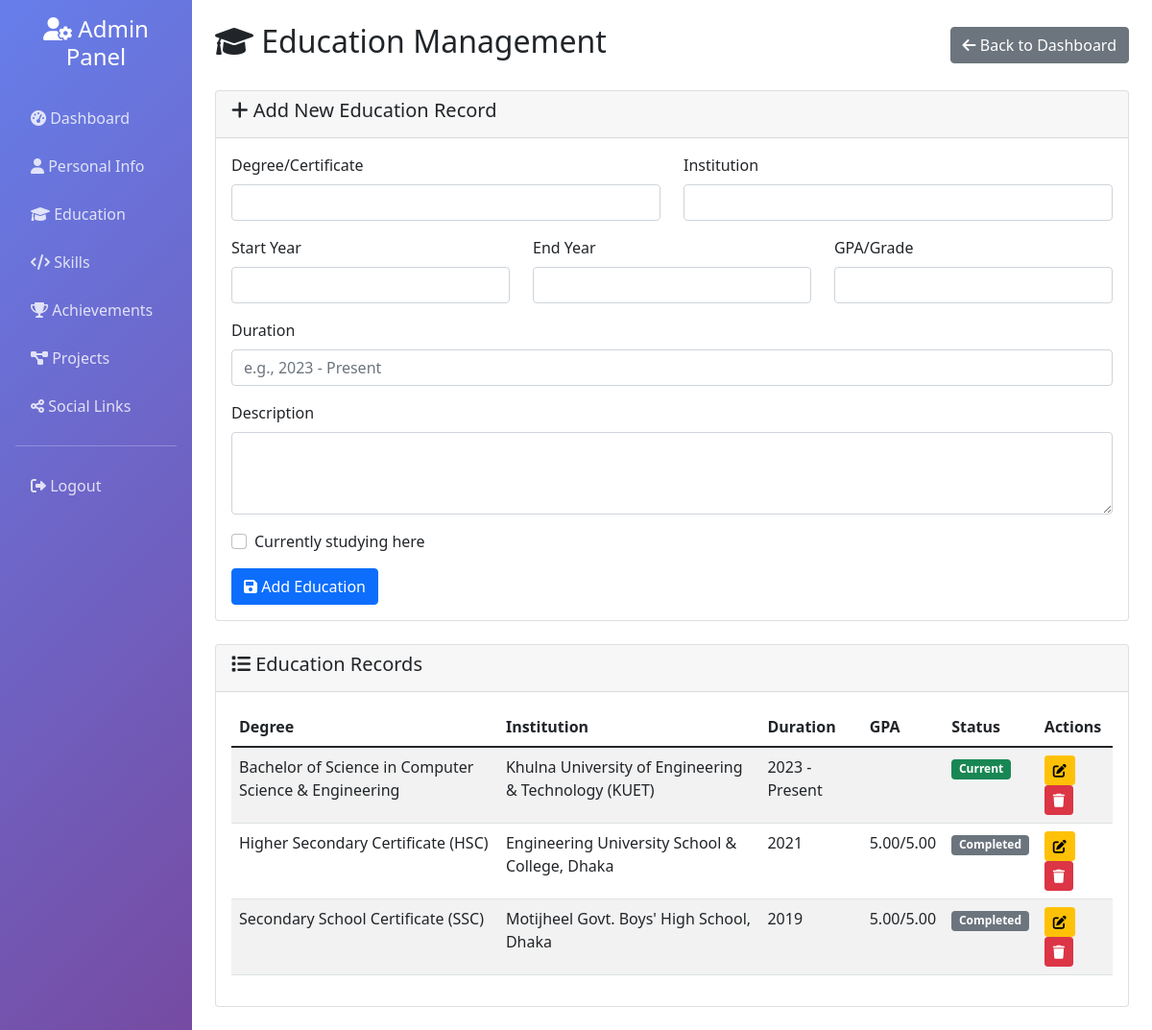
The app's page /admin/education.php (signed in) with its own data.
### tables this page shows
CREATE TABLE `education` (
    `id` int(11) NOT NULL AUTO_INCREMENT,
    `degree` varchar(200) NOT NULL,
    `institution` varchar(200) NOT NULL,
    `duration` varchar(100) DEFAULT NULL,
    `gpa` varchar(20) DEFAULT NULL,
    `description` text DEFAULT NULL,
    `year_start` year(4) DEFAULT NULL,
    `year_end` year(4) DEFAULT NULL,
    `is_current` tinyint(1) DEFAULT 0,
    `logo_url` varchar(255) DEFAULT NULL,
    `created_at` timestamp NOT NULL DEFAULT CURRENT_TIMESTAMP,
    PRIMARY KEY (`id`)
);

### admin/education.php (the view, shortened to what this page needs)
<?php
$database = new Database();
$conn = $database->getConnection();
$stmt = $conn->prepare("SELECT * FROM education ORDER BY year_start DESC");
$stmt->execute();
$education_records = $stmt->fetchAll(PDO::FETCH_ASSOC);
$edit_record = null;
?>
<!DOCTYPE html>
<html lang="en">
<head>
    <link href="https://cdn.jsdelivr.net/npm/bootstrap@5.1.3/dist/css/bootstrap.min.css" rel="stylesheet">
    <link href="https://cdnjs.cloudflare.com/ajax/libs/font-awesome/6.0.0/css/all.min.css" rel="stylesheet">
</head>
<body>
    <div class="container-fluid">
        <div class="row">
            <div class="col-md-2 sidebar p-3">
                <div class="text-center text-white mb-4">
                    <h4><i class="fas fa-user-cog"></i> Admin Panel</h4>
                </div>
                <nav class="nav flex-column">
                    <a class="nav-link" href="dashboard.php">
                        <i class="fas fa-tachometer-alt"></i> Dashboard
                    </a>
                    <a class="nav-link" href="personal_info.php">
                        <i class="fas fa-user"></i> Personal Info
                    </a>
                    <a class="nav-link active" href="education.php">
                        <i class="fas fa-graduation-cap"></i> Education
                    </a>
                    <a class="nav-link" href="skills.php">
                        <i class="fas fa-code"></i> Skills
                    </a>
                    <a class="nav-link" href="achievements.php">
                        <i class="fas fa-trophy"></i> Achievements
                    </a>
                    <a class="nav-link" href="projects.php">
                        <i class="fas fa-project-diagram"></i> Projects
                    </a>
                    <a class="nav-link" href="social_links.php">
                        <i class="fas fa-share-alt"></i> Social Links
                    </a>
                    <hr class="text-white">
                    <a class="nav-link" href="logout.php">
                        <i class="fas fa-sign-out-alt"></i> Logout
                    </a>
                </nav>
            </div>
            <div class="col-md-10 p-4">
                <div class="d-flex justify-content-between align-items-center mb-4">
                    <h2><i class="fas fa-graduation-cap"></i> Education Management</h2>
                    <a href="dashboard.php" class="btn btn-secondary">
                        <i class="fas fa-arrow-left"></i> Back to Dashboard
                    </a>
                </div>
                <div class="card mb-4">
                    <div class="card-header">
                        <h5>
                            <i class="fas fa-plus"></i>
                            <?php echo $edit_record ? 'Edit Education Record' : 'Add New Education Record'; ?>
                        </h5>
                    </div>
                    <div class="card-body">
                        <form method="POST">
                            <div class="row">
                                <div class="col-md-6 mb-3">
                                    <label for="degree" class="form-label">Degree/Certificate</label>
                                    <input type="text" class="form-control" id="degree" name="degree"
                                        value="<?php echo $edit_record ? $edit_record['degree'] : ''; ?>" required>
                                </div>
                                <div class="col-md-6 mb-3">
                                    <label for="institution" class="form-label">Institution</label>
                                    <input type="text" class="form-control" id="institution" name="institution"
                                        value="<?php echo $edit_record ? $edit_record['institution'] : ''; ?>" required>
                                </div>
                            </div>
                            <div class="row">
                                <div class="col-md-4 mb-3">
                                    <label for="year_start" class="form-label">Start Year</label>
                                    <input type="number" class="form-control" id="year_start" name="year_start"
                                        value="<?php echo $edit_record ? $edit_record['year_start'] : ''; ?>" min="1990" max="2030">
                                </div>
                                <div class="col-md-4 mb-3">
                                    <label for="year_end" class="form-label">End Year</label>
                                    <input type="number" class="form-control" id="year_end" name="year_end"
                                        value="<?php echo $edit_record ? $edit_record['year_end'] : ''; ?>" min="1990" max="2030">
                                </div>
                                <div class="col-md-4 mb-3">
                                    <label for="gpa" class="form-label">GPA/Grade</label>
                                    <input type="text" class="form-control" id="gpa" name="gpa"
                                        value="<?php echo $edit_record ? $edit_record['gpa'] : ''; ?>">
                                </div>
                            </div>
                            <div class="mb-3">
                                <label for="duration" class="form-label">Duration</label>
                                <input type="text" class="form-control" id="duration" name="duration"
                                    value="<?php echo $edit_record ? $edit_record['duration'] : ''; ?>"
                                    placeholder="e.g., 2023 - Present">
                            </div>
                            <div class="mb-3">
                                <label for="description" class="form-label">Description</label>
                                <textarea class="form-control" id="description" name="description" rows="3"><?php echo $edit_record ? $edit_record['description'] : ''; ?></textarea>
                            </div>
                            <div class="mb-3 form-check">
                                <input type="checkbox" class="form-check-input" id="is_current" name="is_current"
                                    <?php echo ($edit_record && $edit_record['is_current']) ? 'checked' : ''; ?>>
                                <label class="form-check-label" for="is_current">
                                    Currently studying here
                                </label>
                            </div>
                            <div class="d-flex gap-2">
                                <button type="submit" class="btn btn-primary">
                                    <i class="fas fa-save"></i>
                                    <?php echo $edit_record ? 'Update' : 'Add'; ?> Education
                                </button>
                            </div>
                        </form>
                    </div>
                </div>
                <div class="card">
                    <div class="card-header">
                        <h5><i class="fas fa-list"></i> Education Records</h5>
                    </div>
                    <div class="card-body">
                        <?php if (empty($education_records)): ?>
                            <div class="text-center text-muted py-4">
                                <i class="fas fa-graduation-cap fa-3x mb-3"></i>
                                <p>No education records found. Add your first education record above.</p>
                            </div>
                        <?php else: ?>
                            <div class="table-responsive">
                                <table class="table table-striped">
                                    <thead>
                                        <tr>
                                            <th>Degree</th>
                                            <th>Institution</th>
                                            <th>Duration</th>
                                            <th>GPA</th>
                                            <th>Status</th>
                                            <th>Actions</th>
                                        </tr>
                                    </thead>
                                    <tbody>
                                        <?php foreach ($education_records as $record): ?>
                                            <tr>
                                                <td><?php echo htmlspecialchars($record['degree']); ?></td>
                                                <td><?php echo htmlspecialchars($record['institution']); ?></td>
                                                <td><?php echo htmlspecialchars($record['duration']); ?></td>
                                                <td><?php echo htmlspecialchars($record['gpa']); ?></td>
                                                <td>
                                                    <?php if ($record['is_current']): ?>
                                                        <span class="badge bg-success">Current</span>
                                                    <?php else: ?>
                                                        <span class="badge bg-secondary">Completed</span>
                                                    <?php endif; ?>
                                                </td>
                                                <td>
                                                    <a href="?edit=<?php echo $record['id']; ?>" class="btn btn-sm btn-warning">
                                                        <i class="fas fa-edit"></i>
                                                    </a>
                                                    <form method="POST" style="display: inline;"
                                                        onsubmit="return confirm('Are you sure you want to delete this education record?')">
                                                        <button type="submit" class="btn btn-sm btn-danger">
                                                            <i class="fas fa-trash"></i>
                                                        </button>
                                                    </form>
                                                </td>
                                            </tr>
                                        <?php endforeach; ?>
                                    </tbody>
                                </table>
                            </div>
                        <?php endif; ?>
                    </div>
                </div>
            </div>
        </div>
    </div>
</body>
</html>

### admin/education.php (style rules this page uses)
.sidebar { min-height: 100vh; background: linear-gradient(135deg, #667eea 0%, #764ba2 100%); }
.sidebar .nav-link { color: rgba(255, 255, 255, 0.8); border-radius: 10px; margin: 5px 0; }

### records on screen
education: degree "Bachelor of Science in Computer Science & Engineering", institution "Khulna University of Engineering & Technology (KUET)", duration "2023 - Present", is_current "Current"
education: degree "Higher Secondary Certificate (HSC)", institution "Engineering University School & College, Dhaka", duration "2021", gpa "5.00/5.00", is_current "Completed"
education: degree "Secondary School Certificate (SSC)", institution "Motijheel Govt. Boys' High School, Dhaka", duration "2019", gpa "5.00/5.00", is_current "Completed"
